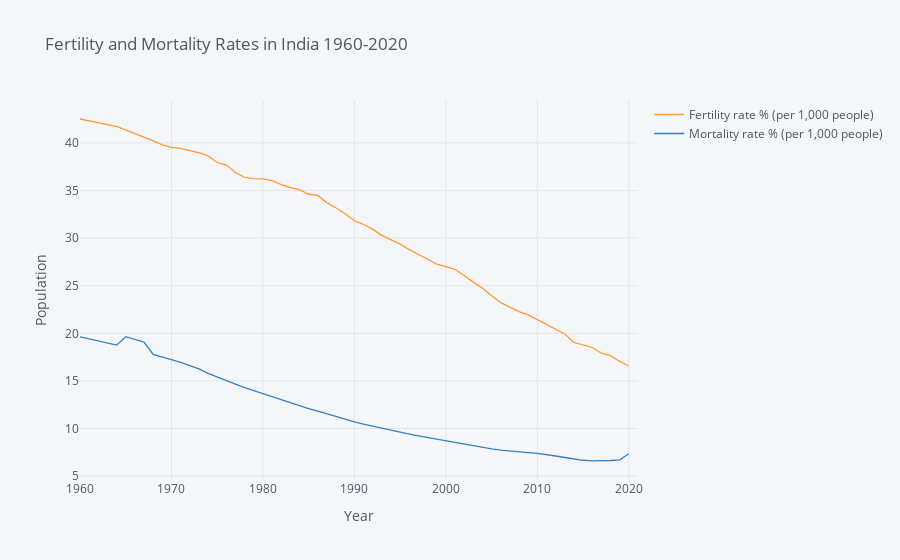

Notebook cell for this chart:
### Code cell
# visualize the trend of fertility and mortality rates in India, 1960-2020
IND_Birth_Death = wbdata.get_dataframe({'SP.DYN.CBRT.IN': 'Fertility rate % (per 1,000 people)',
                            'SP.DYN.CDRT.IN': 'Mortality rate % (per 1,000 people)'}, country="IND")
                                       
IND_Birth_Death.index = IND_Birth_Death.index.rename('year')
IND_Birth_Death.index = IND_Birth_Death.index.astype(int)   
IND_Birth_Death.iplot(title="Fertility and Mortality Rates in India 1960-2020",yTitle='Population',xTitle='Year')

### Figure 1 — Plotly figure (JSON) as saved in the notebook; plotly's stock layout.template omitted (floating-point values rounded to 4 significant figures)
{"data": [{"line": {"color": "rgba(255, 153, 51, 1.0)", "dash": "solid", "shape": "linear", "width": 1.3}, "mode": "lines", "name": "Fertility rate % (per 1,000 people)", "text": "", "type": "scatter", "x": [2021, 2020, 2019, 2018, 2017, 2016, 2015, 2014, 2013, 2012, 2011, 2010, 2009, 2008, 2007, 2006, 2005, 2004, 2003, 2002, 2001, 2000, 1999, 1998, 1997, 1996, 1995, 1994, 1993, 1992, 1991, 1990, 1989, 1988, 1987, 1986, 1985, 1984, 1983, 1982, 1981, 1980, 1979, 1978, 1977, 1976, 1975, 1974, 1973, 1972, 1971, 1970, 1969, 1968, 1967, 1966, 1965, 1964, 1963, 1962, 1961, 1960], "y": ["", 16.57, 17.05, 17.65, 17.91, 18.51, 18.77, 19.05, 19.93, 20.42, 20.95, 21.44, 21.93, 22.28, 22.71, 23.22, 23.94, 24.73, 25.38, 26.08, 26.73, 27.0, 27.26, 27.78, 28.27, 28.79, 29.36, 29.84, 30.29, 30.91, 31.42, 31.82, 32.55, 33.17, 33.68, 34.48, 34.6, 35.09, 35.3, 35.6, 36.02, 36.21, 36.25, 36.38, 36.89, 37.66, 37.94, 38.63, 38.96, 39.17, 39.43, 39.53, 39.79, 40.21, 40.59, 40.92, 41.35, 41.72, 41.91, 42.1, 42.29, 42.51]}, {"line": {"color": "rgba(55, 128, 191, 1.0)", "dash": "solid", "shape": "linear", "width": 1.3}, "mode": "lines", "name": "Mortality rate % (per 1,000 people)", "text": "", "type": "scatter", "x": [2021, 2020, 2019, 2018, 2017, 2016, 2015, 2014, 2013, 2012, 2011, 2010, 2009, 2008, 2007, 2006, 2005, 2004, 2003, 2002, 2001, 2000, 1999, 1998, 1997, 1996, 1995, 1994, 1993, 1992, 1991, 1990, 1989, 1988, 1987, 1986, 1985, 1984, 1983, 1982, 1981, 1980, 1979, 1978, 1977, 1976, 1975, 1974, 1973, 1972, 1971, 1970, 1969, 1968, 1967, 1966, 1965, 1964, 1963, 1962, 1961, 1960], "y": ["", 7.35, 6.71, 6.644, 6.593, 6.603, 6.67, 6.79, 6.96, 7.118, 7.267, 7.385, 7.479, 7.558, 7.642, 7.743, 7.876, 8.04, 8.188, 8.363, 8.558, 8.701, 8.875, 9.05, 9.229, 9.419, 9.612, 9.807, 10.02, 10.23, 10.46, 10.69, 10.96, 11.24, 11.52, 11.82, 12.1, 12.41, 12.72, 13.04, 13.37, 13.68, 13.96, 14.29, 14.66, 15.01, 15.38, 15.79, 16.27, 16.64, 16.94, 17.23, 17.51, 17.78, 19.08, 19.34, 19.64, 18.76, 18.96, 19.2, 19.45, 19.63]}], "layout": {"legend": {"bgcolor": "#F5F6F9", "font": {"color": "#4D5663"}}, "paper_bgcolor": "#F5F6F9", "plot_bgcolor": "#F5F6F9", "title": {"font": {"color": "#4D5663"}, "text": "Fertility and Mortality Rates in India 1960-2020"}, "xaxis": {"gridcolor": "#E1E5ED", "showgrid": true, "tickfont": {"color": "#4D5663"}, "title": {"font": {"color": "#4D5663"}, "text": "Year"}, "zerolinecolor": "#E1E5ED"}, "yaxis": {"gridcolor": "#E1E5ED", "showgrid": true, "tickfont": {"color": "#4D5663"}, "title": {"font": {"color": "#4D5663"}, "text": "Population"}, "zerolinecolor": "#E1E5ED"}}}
